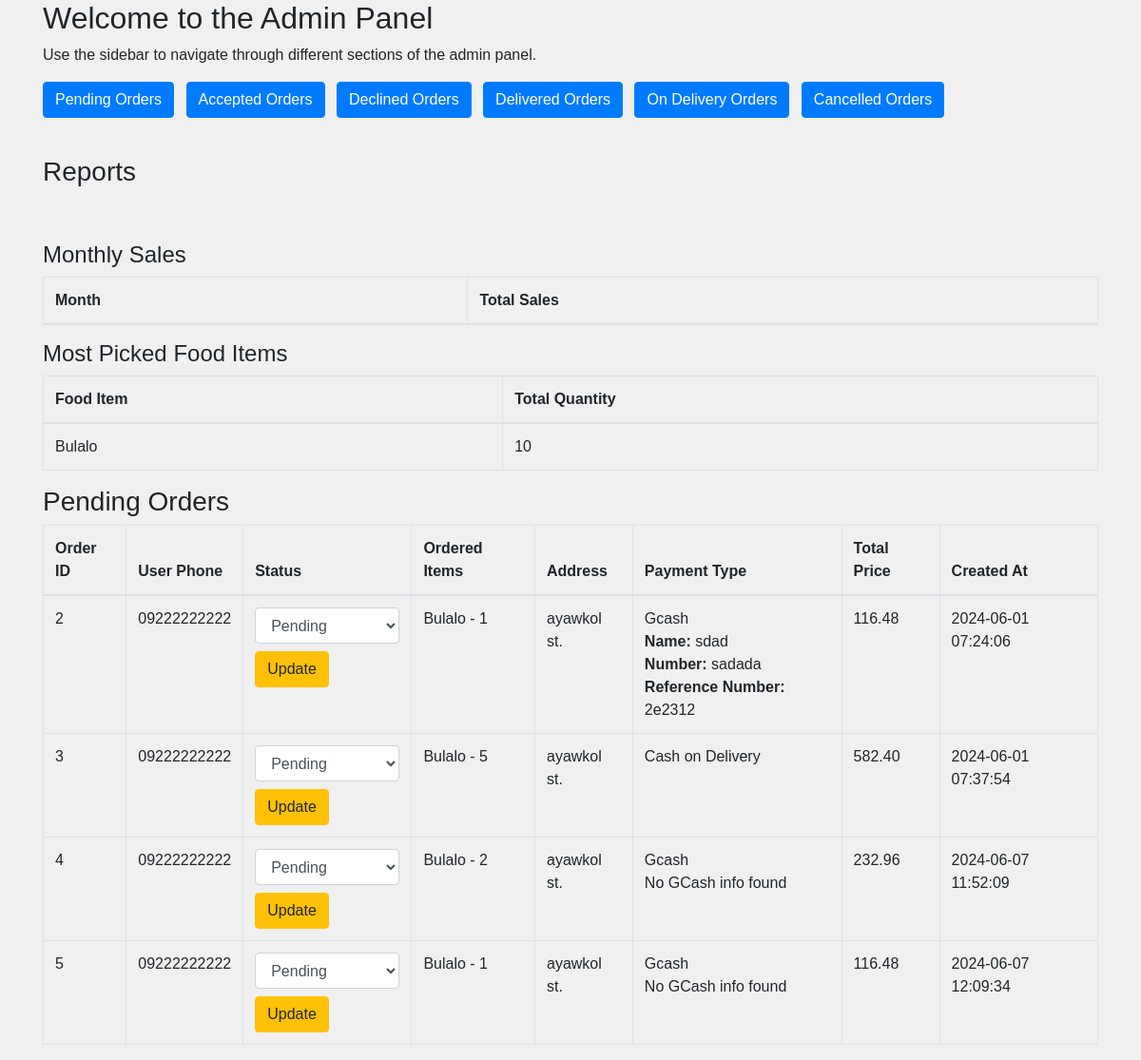
Page /admin-panel-2/home.php on the earlier database version.
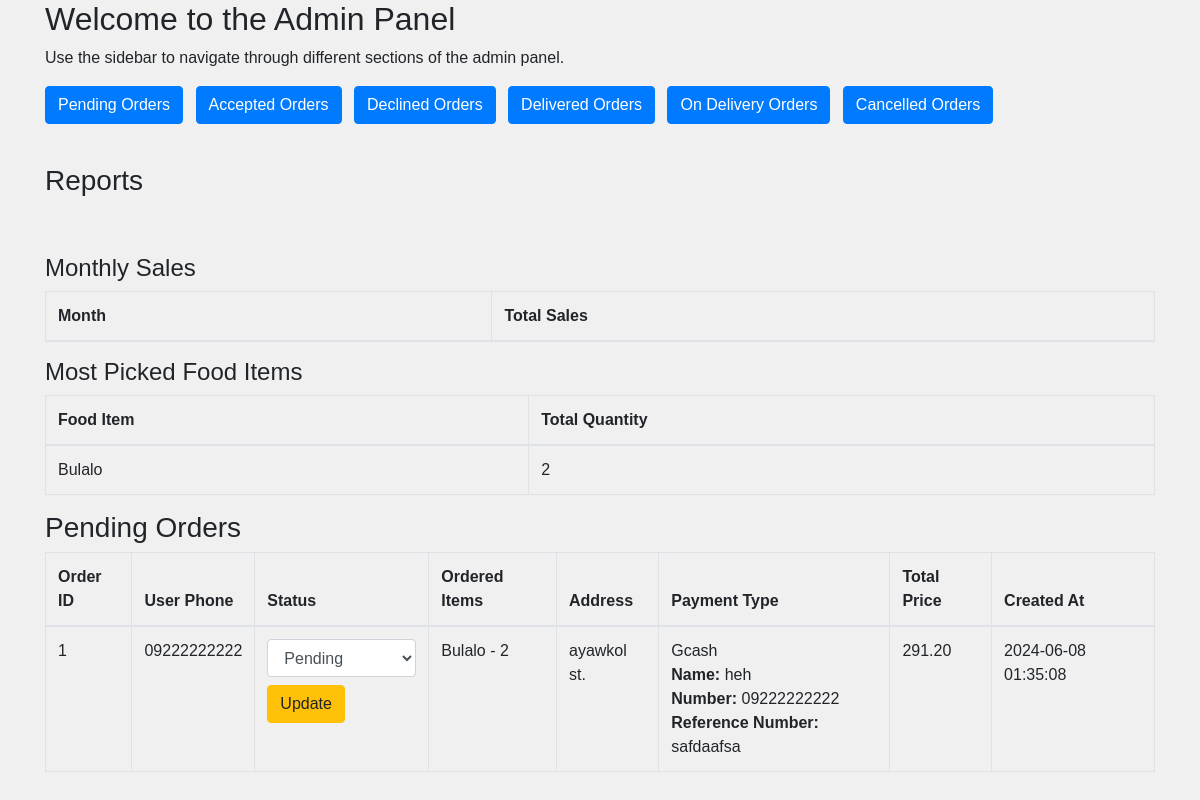
Same page on the later database version.
### tables this page shows
CREATE TABLE `orders` (
  `id` int(11) NOT NULL,
  `user_id` int(11) NOT NULL,
  `address` varchar(255) NOT NULL,
  `payment_type` varchar(50) NOT NULL,
  `total_price` decimal(10,2) NOT NULL,
  `status` enum('Pending','Order Accepted','Order Declined','Delivered','On Delivery','Cancelled') DEFAULT 'Pending',
  `ordered_items` longtext NOT NULL CHECK (json_valid(`ordered_items`)),
  `created_at` timestamp NOT NULL DEFAULT current_timestamp(),
  `phone` varchar(20) DEFAULT NULL
);

CREATE TABLE `users` (
  `id` int(11) NOT NULL,
  `username` varchar(128) NOT NULL,
  `full_name` varchar(255) NOT NULL,
  `email` varchar(255) NOT NULL,
  `password` varchar(255) NOT NULL,
  `phone` varchar(15) NOT NULL,
  `address` varchar(255) NOT NULL,
  `cart_count` int(11) NOT NULL DEFAULT 0,
  `is_senior_or_pwd` tinyint(1) NOT NULL DEFAULT 0
);

CREATE TABLE `gcash_info` (
  `id` int(11) NOT NULL,
  `user_id` int(11) NOT NULL,
  `reference_number` varchar(50) NOT NULL,
  `name` varchar(100) NOT NULL,
  `number` varchar(15) NOT NULL
);

### admin-panel-2/home.php (the view, shortened to what the changed rows need)
<?php
include('../register-login/database.php');
function fetchOrders($status) {
    global $conn;
    $sql = "SELECT orders.*, users.phone
            FROM orders
            JOIN users ON orders.user_id = users.id
            WHERE status = '$status'";
    return mysqli_query($conn, $sql);
}
function fetchGcashInfo($order_id) {
    global $conn;
    $sql = "SELECT * FROM gcash_info WHERE id = '$order_id'";
    $result = mysqli_query($conn, $sql);
    return mysqli_fetch_assoc($result);
}
function fetchMostPickedFood() {
    global $conn;
    $sql = "SELECT item_name, SUM(quantity) AS total_quantity
            FROM (
                SELECT JSON_UNQUOTE(JSON_EXTRACT(ordered_items, CONCAT('$[', idx, '].item_name'))) AS item_name,
                       JSON_UNQUOTE(JSON_EXTRACT(ordered_items, CONCAT('$[', idx, '].quantity'))) AS quantity
                FROM orders
                JOIN (
                    SELECT 0 AS idx UNION ALL SELECT 1 UNION ALL SELECT 2 UNION ALL SELECT 3 UNION ALL SELECT 4
                ) AS idxs
                WHERE idx < JSON_LENGTH(ordered_items)
            ) AS items
            GROUP BY item_name
            ORDER BY total_quantity DESC
            LIMIT 5";
    return mysqli_query($conn, $sql);
}
$pending_orders = fetchOrders('Pending');
$most_picked_food = fetchMostPickedFood();
?>
<!DOCTYPE html>
<html lang="en">
<head>
    <link href="https://maxcdn.bootstrapcdn.com/bootstrap/4.5.2/css/bootstrap.min.css" rel="stylesheet">
    <link rel="stylesheet" href="styles.css">
</head>
<body>
<div class="container">
    <h2>Welcome to the Admin Panel</h2>
    <br>
    <br>
    <br>
    <div>
        <table class="table table-bordered">
            <thead>
                <tr>
                    <th>Month</th>
                    <th>Total Sales</th>
                </tr>
            </thead>
        </table>
    </div>
    <div>
        <table class="table table-bordered">
            <thead>
                <tr>
                    <th>Food Item</th>
                    <th>Total Quantity</th>
                </tr>
            </thead>
            <tbody>
                <?php while ($row = mysqli_fetch_assoc($most_picked_food)): ?>
                    <tr>
                        <td><?php echo $row['item_name']; ?></td>
                        <td><?php echo $row['total_quantity']; ?></td>
                    </tr>
                <?php endwhile; ?>
            </tbody>
        </table>
    </div>
    <?php
    function renderOrdersTable($orders, $title) {
        echo "<table class='table table-bordered'>
                <thead>
                    <tr>
                        <th>Order ID</th>
                        <th>User Phone</th>
                        <th>Status</th>
                        <th>Ordered Items</th>
                        <th>Address</th>
                        <th>Payment Type</th>
                        <th>Total Price</th>
                        <th>Created At</th>
                    </tr>
                </thead>
                <tbody>";
        while ($order = mysqli_fetch_assoc($orders)) {
            echo "<tr>
                    <td>{$order['id']}</td>
                    <td>{$order['phone']}</td>
                    <td>
                        <form action='admin.php?page=orders' method='post'>
                            <input type='hidden' name='order_id' value='{$order['id']}'>
                            <select name='status' class='form-control'>
                                <option value='Pending' " . ($order['status'] == 'Pending' ? 'selected' : '') . ">Pending</option>
                                <option value='Order Accepted' " . ($order['status'] == 'Order Accepted' ? 'selected' : '') . ">Order Accepted</option>
                                <option value='Order Declined' " . ($order['status'] == 'Order Declined' ? 'selected' : '') . ">Order Declined</option>
                                <option value='Delivered' " . ($order['status'] == 'Delivered' ? 'selected' : '') . ">Delivered</option>
                                <option value='On Delivery' " . ($order['status'] == 'On Delivery' ? 'selected' : '') . ">On Delivery</option>
                                <option value='Cancelled' " . ($order['status'] == 'Cancelled' ? 'selected' : '') . ">Cancelled</option>
                            </select>
                            <button type='submit' name='update_order' class='btn btn-warning mt-2'>Update</button>
                        </form>
                    </td>
                    <td>";
            $ordered_items = json_decode($order['ordered_items'], true);
            foreach ($ordered_items as $item) {
                echo "{$item['item_name']} - {$item['quantity']} <br>";
            }
            echo "</td>
                    <td>{$order['address']}</td>
                    <td>{$order['payment_type']}";
            if ($order['payment_type'] == 'Gcash') {
                $gcash_info = fetchGcashInfo($order['id']);
                if ($gcash_info) {
                    echo "<br><b>Name:</b> " . htmlspecialchars($gcash_info['name']) . "<br>" .
                         "<b>Number:</b> " . htmlspecialchars($gcash_info['number']) . "<br>" .
                         "<b>Reference Number:</b> " . htmlspecialchars($gcash_info['reference_number']);
                } else {
                    echo "<br>No GCash info found";
                }
            }
            echo "</td>
                    <td>{$order['total_price']}</td>
                    <td>{$order['created_at']}</td>
                </tr>";
        }
        echo "</tbody></table>";
    }
    renderOrdersTable($pending_orders, 'Pending Orders');
    ?>
</div>
</body>
</html>

Differences in the rows shown:
removed orders: id "2", user.phone "09222222222", status "Pending", item_name "Bulalo", quantity "1", address "ayawkol st.", payment_type "Gcash", gcash_info.name "sdad", gcash_info.number "sadada", gcash_info.reference_number "2e2312", total_price "116.48", created_at "2024-06-01 07:24:06"
removed orders: id "3", user.phone "09222222222", status "Pending", item_name "Bulalo", quantity "5", address "ayawkol st.", payment_type "Cash on Delivery", total_price "582.40", created_at "2024-06-01 07:37:54"
removed orders: id "4", user.phone "09222222222", status "Pending", item_name "Bulalo", quantity "2", address "ayawkol st.", payment_type "Gcash", shows "No GCash info found", total_price "232.96", created_at "2024-06-07 11:52:09"
removed orders: id "5", user.phone "09222222222", status "Pending", item_name "Bulalo", quantity "1", address "ayawkol st.", payment_type "Gcash", shows "No GCash info found", total_price "116.48", created_at "2024-06-07 12:09:34"
now on this page (row edited): orders: id "1", user.phone "09222222222", status "Pending", item_name "Bulalo", quantity "2", address "ayawkol st.", payment_type "Gcash", gcash_info.name "heh", gcash_info.number "09222222222", gcash_info.reference_number "safdaafsa", total_price "291.20", created_at "2024-06-08 01:35:08"
Other differences:
new list line: "Bulalo 2"
list line gone: "Bulalo 10"
